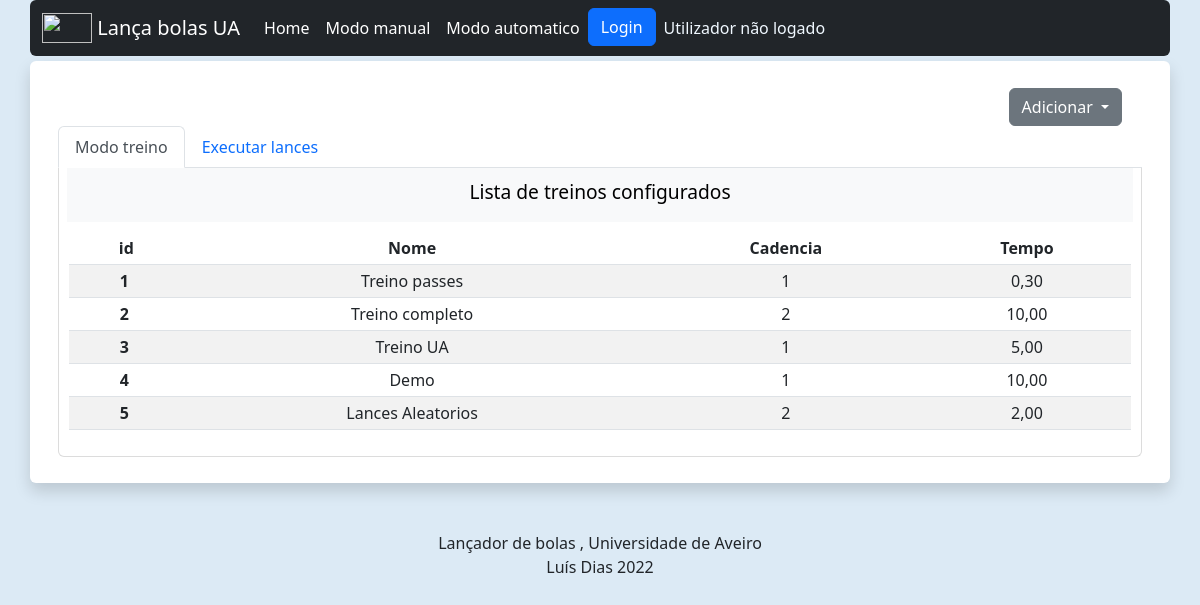
/modoauto, run on the app's committed database.
### appBolas/models.py (models this page shows, shortened)
class treino(models.Model):
    nomeTreino=models.CharField('Nome do Treino',max_length=20)
    lances = models.ManyToManyField(lance)
    Qt_bolas_lance=models.IntegerField("Bolas lançadas por lance", default=5)            # Bolas lançadas por cada lance
    maxBolasTreino=models.IntegerField("Maximo de bolas por treino", default=200)        # Maximo de bolas por cada treino
    class cadencia(models.IntegerChoices):
            Baixa = 4
            Media = 3
            Alta = 2
            Elevada = 1
    cadenciaTreino = models.IntegerField("Cadencia do treino",choices=cadencia.choices, default=1)
    dataCriacao = models.DateTimeField("Data",default=datetime.now, editable=False)
    tempoTreino=models.DecimalField("Tempo de treino em minutos", default=5, max_digits=5, decimal_places=2)
    class Seqlances(models.IntegerChoices):
            ALEATORIA = 1
            SEQUENCIAL = 2
    SequenciaLances = models.IntegerField("Sequencia de lances",choices=Seqlances.choices, default=1)
    '''
        ALEATORIA = 'AL'
    SEQUENCIAL = 'SQ'
    ALEATORIA_SEQUENCIAL = [
        (ALEATORIA, 'Aleatória'),
        (SEQUENCIAL, 'Sequencial'),
    ]
    SequenciaLances = models.CharField('Sequencia de lances',
        max_length=2,
        choices=ALEATORIA_SEQUENCIAL,
        default=ALEATORIA,
    )
    '''

### appBolas/views.py (the view)
# urls.py: path("modoauto", views.modoauto, name="modoauto"),                          # Quando vem um pedido de 'modoauto' browser retorna a funcao modoauto     NÃO UTILIZADO!!!!
@csrf_exempt
def modoauto(request):
    is_ajax = request.headers.get('X-Requested-With') == 'XMLHttpRequest'
    if is_ajax:                                                                 # Se o metodo for ajax, então a resposta é em JSON
        if request.method=="GET":                                                # Se GET então
            todos = list(treino.objects.all().values())                             # Recebe os valores da base de dados
            return JsonResponse({'context': todos}, status=200)                     # Envia os valores por JSON, e retorna 200(ok)
        if request.method=="POST":                                              # Se o methodo for POST então
            dataFromPost=json.load(request)                                         # recebe os valores de POST
            if "idlance" in dataFromPost:                                       # idlance, é só para lances
                dbLance = LanceDB.objects.get(id=dataFromPost["idlance"])
                print("Lance " + str(dataFromPost["idlance"]))
                respostaJson={
                    'nomeLance': dbLance.nomeLance,
                    'anguloX': dbLance.anguloX,
                    'anguloY': dbLance.anguloY,
                    'anguloInclinacao': dbLance.anguloInclinacao,
                    'velocidadeRoloEsq': dbLance.velocidadeRoloEsq,
                    'velocidadeRoloDir': dbLance.velocidadeRoloDir,
                }
                return JsonResponse(respostaJson, status=200)
            if "id" in dataFromPost:                                                        # se houver um pedido com id na mensagem então
                dbTreino = treino.objects.get(id=dataFromPost["id"])                           #  vou ao models buscar toda a informacao do treino
                serialized_q = serializers.serialize('json', dbTreino.lances.all())            #  e serializo para poder enviar por ajax para o front
                lancesJson={}                                                                  #  cria um Dicionario para guardar os lances iterados
                i=0                                                                            #  declara um indice auxiliar
                lances = dbTreino.lances.all()                                                 #  recebe os lances dentro de uma estrutura
                lancesJson = {'lance' + str(i): lance.nomeLance for i, lance in enumerate(dbTreino.lances.all())}
                print(lancesJson)
                respostaJson={
                    'statusID': dbTreino.id,
                    'lances' : lancesJson,
                    'tituloTreino': dbTreino.nomeTreino,
                    'dataCriacao' : dbTreino.dataCriacao,
                    'cadenciaTreino'   : dbTreino.cadenciaTreino,
                    'sequenciaLances'  : dbTreino.SequenciaLances,
                }
                return JsonResponse(respostaJson, status=200)
            if "tipoRequisicao" in dataFromPost:
                if(dataFromPost["tipoRequisicao"]=="START"):            # Inicia o treino e envia o ID
                    if "id_treino" in dataFromPost:
                        print("START TREINO")
                        engineLancador.start((dataFromPost["id_treino"]), tipo="treino")
                    if "id_lance" in dataFromPost:
                        dictLance= { "cadencia": dataFromPost["cadencia_lance"],
                                      "qtBolas": dataFromPost["qtBolas"]  }
                        engineLancador.start((dataFromPost["id_lance"]), tipo="lance", dataLance=dictLance  )
                        print("START LANCE")
                        pass
                    respostaJson={'status': "ok",}
                elif(dataFromPost["tipoRequisicao"]=="STOP"):           # Pará o treino e envia o ID de paragem
                    if "id_treino" in dataFromPost:
                        engineLancador.stop(tipo="treino")
                    if "id_lance" in dataFromPost:
                        engineLancador.stop(tipo="lance")
                        pass
                    respostaJson={'status': "ok",}
                elif(dataFromPost["tipoRequisicao"]=="RESUME"):
                    if "id_treino" in dataFromPost:
                        engineLancador.resume(tipo="treino")
                    if "id_lance" in dataFromPost:
                        engineLancador.resume(tipo="lance")
                        print("RESUME LANCE")
                        pass
                    respostaJson={'status': "run",}
                elif(dataFromPost["tipoRequisicao"]=="PAUSE"):
                    if "id_treino" in dataFromPost:
                        engineLancador.pause(tipo="treino")
                    if "id_lance" in dataFromPost:
                        engineLancador.pause(tipo="lance")
                        print("PAUSE LANCE")
                        pass
                    respostaJson={'status': "pause",}
                    pass
                elif((dataFromPost["tipoRequisicao"]=="GET_INFO")):                             #  se a requisição for para infor do treino
                    respostaJson={                                                              #  responde com
                    'timeLeft': engineLancador.get_timeleft(tipo="treino"),                #  tempo restante do treino
                    'get_percentleft' : engineLancador.get_percentleft(tipo="treino"),     #  percentagem que falta para acabar o treino
                    'get_Aexecutar' : engineLancador.get_Aexecutar(),              #  Qual o lance que está a ser executado
                    'isStoped'    : engineLancador.isStoped(tipo="treino")
                    }
                elif((dataFromPost["tipoRequisicao"]=="GET_INFO_LANCE")):
                    if(engineLancador.threadLance.runing==False):
                        engineLancador.threadLance.stop()
                    respostaJson={
                    'qtBolasLeft': engineLancador.get_bolasLancadasLeft(tipo="lance"),
                    'get_percent' : engineLancador.get_percentleft(tipo="lance"),
                    'isStoped'    : engineLancador.isStoped(tipo="lance")
                    }
                else:                                                                           # Caso nenhuma opção seja válida
                    return JsonResponse({'status': 'Invalid request'}, status=400)              # responde com Invalid request
                return JsonResponse(respostaJson, status=200)
        return JsonResponse({'status': 'Invalid request'}, status=400)
    else:                                       # else não é AJAX, e devolve a página.
        if str(request.user) == 'AnonymousUser':                                # Se o usuario não estiver logado
            msgQuemEstaLogado='Utilizador não logado'                            # Constroi uma mensagem que indica se está logado ou não
        else:
            msgQuemEstaLogado= 'Utilizador logado'
        dbTreinos= treino.objects.all()
        dblances = LanceDB.objects.all()
        context={
            "treinos": dbTreinos,
            "lances":dblances,
            'logado': msgQuemEstaLogado,
            'showLogedIcons': request.user.is_authenticated,                    # Retorna um valor boleano para mostrar ou não o menu de settings
        }
        return render(request, 'modoauto.html', context)

### appBolas/templates/modoauto.html (shortened to what this page needs)
{% extends 'base.html' %}
{% load static %}
{% block css %}
    <link rel="stylesheet" type="text/css" href="{% static 'css/bootstrap.css' %}">
    <link rel="stylesheet" type="text/css" href="{% static 'css/style.css' %}">
    <link rel="stylesheet" href="{% static 'images/icons/bootstrap-icons.css' %} ">
    <link rel="stylesheet" type="text/css" href="{% static 'css/jquery.dataTables.min.css' %}">
{% endblock css%}
{% block body %}
<div class="col-lg-12 align-items-center" id="ColunaContainer" style="margin-top: 1%;">
  <div class="dropdown" style="text-align: right; padding-right: 20px;">
      <button class="btn btn-secondary dropdown-toggle" type="button" id="dropdownAdicionar"
          data-bs-toggle="dropdown" aria-expanded="false">
          Adicionar
      </button>
  </div>
  <nav>
      <div class="nav nav-tabs" id="nav-tab" role="tablist">
          <button class="nav-link active" id="nav-home-tab" data-bs-toggle="tab"
              data-bs-target="#nav-treino" type="button" role="tab" aria-controls="nav-home"
              aria-selected="true">Modo treino</button>
          <button class="nav-link" id="nav-profile-tab" data-bs-toggle="tab" data-bs-target="#nav-lances"
              type="button" role="tab" aria-controls="nav-profile" aria-selected="false">Executar lances
          </button>
      </div>
  </nav>
  <div class="tab-content" id="div-NaveBody">
      <div class="tab-pane fade show active" id="nav-treino" role="tabpanel"
          aria-labelledby="nav-home-tab">
          <div class="bg-light" id="tituloListas_treinos">
            Lista de treinos configurados
          </div>
          <div class="table-responsive" style="margin: 10px;">
            <table class=" table table-sm table-striped" id="id_table" data-url={% url 'modoauto' %}>
              <thead>
                <tr>
                  <th scope="col" class="text-center">&nbsp; id</th>
                  <th scope="col" class="text-center">Nome</th>
                  <th scope="col" class="text-center">Cadencia</th>
                  <th scope="col" class="text-center">Tempo</th>
                </tr>
              </thead>
              <tbody id="tableTreinoBody">
                {% for treino in treinos %}
                <tr data-id="{{treino.id}}">
                  <th scope="row">&nbsp;{{treino.id}}</th>
                  <td>{{treino.nomeTreino}}</td>
                  <td>{{treino.cadenciaTreino}}</td>
                  <td>{{treino.tempoTreino}}</td>
                </tr>
                {% endfor %}
              </tbody>
            </table>
          </div>
</div>
{% endblock body %}
{% block nav-lances %}
</div>
{% endblock nav-lances %}

### appBolas/static/css/style.css (style rules this page uses)
body { background-color: rgb(220, 234, 245); }
#ColunaContainer { position: relative; }
#nav-treino, #nav-lances { border-width: 1px; border-style: solid; border-top: 0px; border-color: gainsboro; border-bottom-left-radius: 6px; border-bottom-right-radius: 6px; }
#tituloListas_lances,#tituloListas_treinos { margin:8px; margin-top: 0px; padding: 15px; padding-top: 10px; font-style: normal; font-size: larger; text-align: center; color: black; }

### data on the page
treino: id "1", nomeTreino "Treino passes", cadenciaTreino "1", tempoTreino "0,30"
treino: id "2", nomeTreino "Treino completo", cadenciaTreino "2", tempoTreino "10,00"
treino: id "3", nomeTreino "Treino UA", cadenciaTreino "1", tempoTreino "5,00"
treino: id "4", nomeTreino "Demo", cadenciaTreino "1", tempoTreino "10,00"
treino: id "5", nomeTreino "Lances Aleatorios", cadenciaTreino "2", tempoTreino "2,00"

### other printed values
{{ logado }} "Utilizador não logado"
